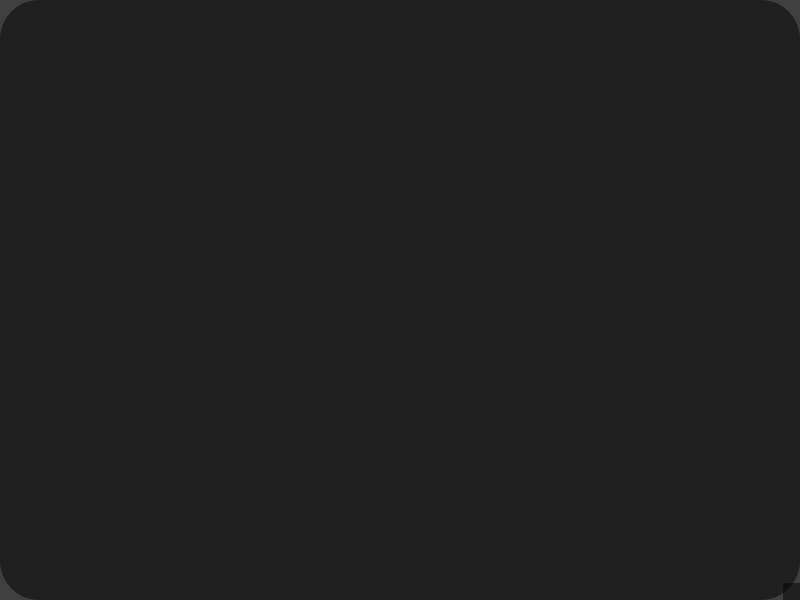
<?xml version="1.0" encoding="UTF-8"?>
<ui version="4.0">
 <class>MainWindow</class>
 <widget class="QMainWindow" name="MainWindow">
  <property name="geometry">
   <rect>
    <x>0</x>
    <y>0</y>
    <width>800</width>
    <height>600</height>
   </rect>
  </property>
  <property name="windowTitle">
   <string>MainWindow</string>
  </property>
  <property name="styleSheet">
   <string notr="true">QWidget{
background-color:rgba(0,0,0,0.5);
border: none;
border-radius:20%;
}

QStackedWidget{
background-color:rgba(0,0,0,0.5);
border: none;
border-radius:20%;
}

QMainWindow{
border-radius:none;
}

QWidget#centralwidget{
background-image: url(:/image/main.jpg);
border-radius:0;
}

QPushButton{
background:none;
border-radius:10px;
color:#fff;
font-weight:bold;
font-size:25px;
min-height:50;
border:2px solid #000;
}

QPushButton:hover{
background-color:#C1DCCB;
color:#1847A7;
qproperty-text: 1;
}

QPushButton:pressed{
background-color:#829389;
}

QLineEdit{
background-color:rgb(135, 207, 225);
border-radius:10px;
color:#000;
font-weight:bold;
font-size:25px;
min-height:40;
qproperty-alignment: AlignCenter;
}

QLabel{
background-color:none;
border-radius:10px;
color:#fff;
font-weight:bold;
font-size:25px;
min-height:40;
max-height:40;
qproperty-alignment: AlignCenter;
}

QToolButton{
background-color:rgb(193, 220, 203);
border-radius:10px;
color:#000;
font-weight:bold;
font-size:25px;
min-height:30;
min-width:30;
max-width:30;
max-height:30;
}

QToolButton:hover{
background-color: rgb(85, 87, 83);
}

QListWidget{
color:#fff;
font-size:25px;
padding:10%;
background-color:rgba(32, 74, 135,0.95);
}

QTextEdit{
font-size:35px;
color:#fff;
}

QTextBrowser{
font-size:35px;
}
</string>
  </property>
  <widget class="QWidget" name="centralwidget">
   <property name="styleSheet">
    <string notr="true"/>
   </property>
  </widget>
  <widget class="QMenuBar" name="menubar">
   <property name="geometry">
    <rect>
     <x>0</x>
     <y>0</y>
     <width>800</width>
     <height>30</height>
    </rect>
   </property>
  </widget>
  <widget class="QStatusBar" name="statusbar"/>
 </widget>
 <resources/>
 <connections/>
</ui>
